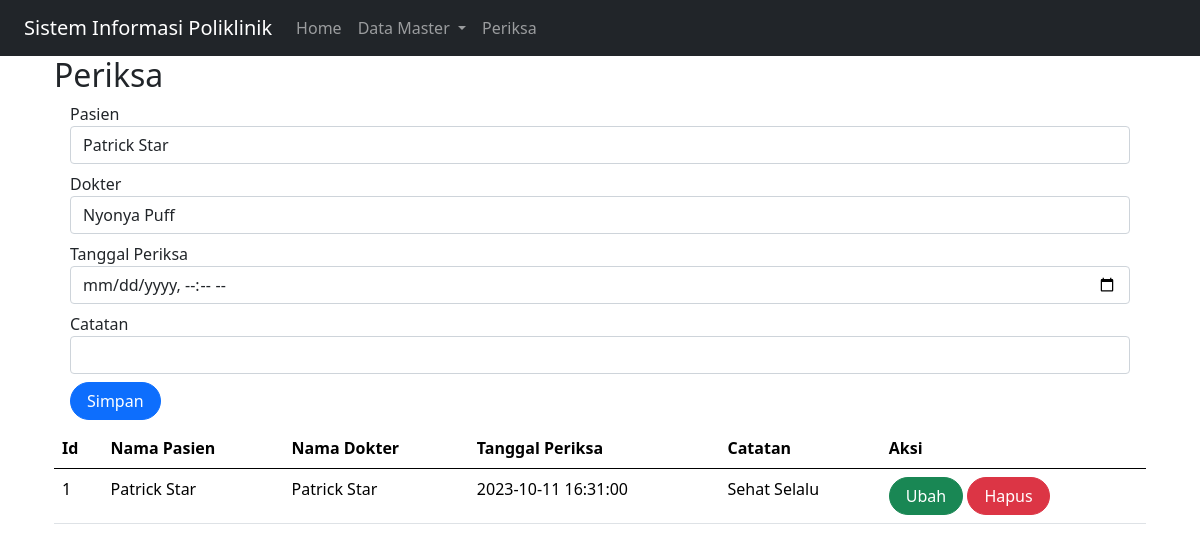
The app's page /index.php?page=periksa with its own data.
### tables this page shows
CREATE TABLE `periksa` (
  `id` int(10) NOT NULL,
  `id_pasien` int(11) DEFAULT NULL,
  `id_dokter` int(11) DEFAULT NULL,
  `tgl_periksa` datetime DEFAULT NULL,
  `catatan` text DEFAULT NULL
);

CREATE TABLE `pasien` (
  `id` int(11) NOT NULL,
  `nama` varchar(255) DEFAULT NULL,
  `alamat` varchar(255) DEFAULT NULL,
  `no_hp` varchar(50) DEFAULT NULL
);

CREATE TABLE `dokter` (
  `id` int(10) NOT NULL,
  `nama` varchar(255) NOT NULL,
  `alamat` varchar(255) NOT NULL,
  `no_hp` varchar(50) NOT NULL
);

### periksa.php (the view, shortened to what this page needs)
<?php
include_once("conpoli.php");
?>
<!DOCTYPE html>
<html lang="en">
<head>
    <link rel="stylesheet" href="assets/css/bootstrap.css">
    <link href="https://cdn.jsdelivr.net/npm/bootstrap@5.0.2/dist/css/bootstrap.min.css" rel="stylesheet"
>
</head>
<body>
        <form method="POST" action="" name="myForm" onsubmit="return(validate());">
            <?php
            $id_pasien = '';
            $id_dokter = '';
            $tgl_periksa = '';
            $catatan = '';
            ?>
          <div class="form-group mx-sm-3 mb-2">
                <label for="inputPasien" class="sr-only">Pasien</label>
                <select class="form-control" name="id_pasien">
                    <?php
                    $selected = '';
                    $pasien = mysqli_query($mysqli, "SELECT * FROM pasien");
                    while ($data = mysqli_fetch_array($pasien)) {
                        if ($data['id'] == $id_pasien) {
                            $selected = 'selected="selected"';
                        } else {
                            $selected = '';
                        }
                    ?>
                        <option value="<?php echo $data['id'] ?>" <?php echo $selected ?>><?php echo $data['nama'] ?></option>
                    <?php
                    }
                    ?>
                </select>
            </div>
            <div class="form-group mx-sm-3 mb-2">
                <label for="inputDokter" class="sr-only">Dokter</label>
                <select class="form-control" name="id_dokter">
                    <?php
                    $selected = '';
                    $dokter = mysqli_query($mysqli, "SELECT * FROM dokter");
                    while ($data = mysqli_fetch_array($dokter)) {
                        if ($data['id'] == $id_dokter) {
                            $selected = 'selected="selected"';
                        } else {
                            $selected = '';
                        }
                    ?>
                        <option value='<?php echo $data['id'] ?>' <?php echo $selected ?>><?php echo $data['nama'] ?></option>
                    <?php
                    }
                    ?>
                </select>
            </div>
            <div class="form-group mx-sm-3 mb-2">
              <label for="inputTanggal" class="sr-only">Tanggal Periksa</label>
              <input type="datetime-local" class="form-control" name="tgl_periksa" id="inputTanggalAkhir" value="<?php echo $tgl_periksa?>">
            </div>
            <div class="form-group mx-sm-3 mb-2">
              <label for="inputTanggal" class="sr-only">Catatan</label>
              <input type="text" class="form-control" name="catatan" id="inputTanggalAkhir" value="<?php echo $catatan?>">
            </div>
            <div class="form-group mx-sm-3 mb-2">
              <button type="submit" class="btn btn-primary rounded-pill px-3" name="simpan">Simpan</button>
            </div>
        </form>
        <table class="table table-hover">
            <thead>
                <tr>
                    <th scope="col">Id</th>
                    <th scope="col">Nama Pasien</th>
                    <th scope="col">Nama Dokter</th>
                    <th scope="col">Tanggal Periksa</th>
                    <th scope="col">Catatan</th>
                    <th scope="col">Aksi</th>
                </tr>
            </thead>
            <tbody>
                <?php
                $result = mysqli_query($mysqli, "SELECT pr.*,d.nama as 'nama_dokter', p.nama as 'nama_pasien' FROM periksa pr LEFT JOIN dokter d ON (pr.id_dokter=d.id) LEFT JOIN pasien p ON (pr.id_pasien=p.id) ORDER BY pr.tgl_periksa DESC");
                $no = 1;
                while ($data = mysqli_fetch_array($result)) {
                ?>
                    <tr>
                        <td><?php echo $no++ ?></td>
                        <td><?php echo $data['nama_pasien'] ?></td>
                        <td><?php echo $data['nama_dokter'] ?></td>
                        <td><?php echo $data['tgl_periksa'] ?></td>
                        <td><?php echo $data['catatan'] ?></td>
                        <td>
                            <a class="btn btn-success rounded-pill px-3"
                            href="index.php?page=periksa&id=<?php echo $data['id'] ?>">
                            Ubah</a>
                            <a class="btn btn-danger rounded-pill px-3"
                            href="index.php?page=periksa&id=<?php echo $data['id'] ?>&aksi=hapus">Hapus</a>
                        </td>
                    </tr>
                <?php
                }
                ?>
</body>
</html>

### records on screen
periksa: id_pasien.nama "Patrick Star", id_dokter.nama "Patrick Star", tgl_periksa "2023-10-11 16:31:00", catatan "Sehat Selalu"

### other values on screen
$_GET['page'] "Periksa"
form field id_pasien "Patrick Star"
form field id_dokter "Nyonya Puff"
